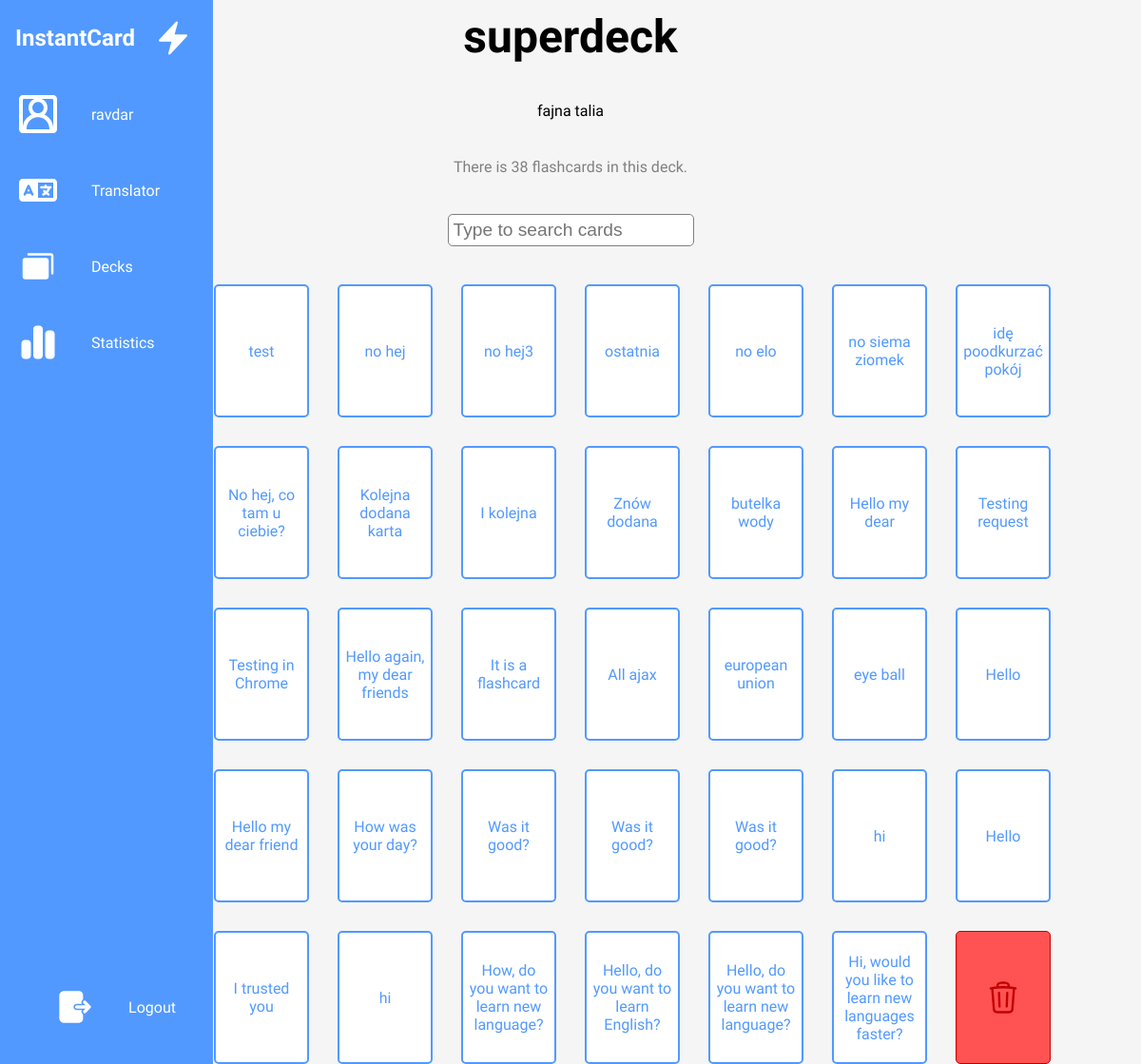
/deck_details/?deck_name=superdeck (signed in), run on the app's committed database.
### mainapp/models.py (models this page shows, shortened)
class Deck(models.Model):
    name = models.CharField(max_length=140)
    user = models.ForeignKey(User,related_name="decks",on_delete=models.CASCADE)
    description = models.CharField(max_length=300, blank=True, null=True)

class Flashcard(models.Model):
    front = models.CharField(max_length=500)
    back = models.CharField(max_length=500)
    user = models.ForeignKey(User, on_delete=models.CASCADE, related_name="flashcards")
    deck = models.ForeignKey(Deck, related_name="flashcards",on_delete=models.CASCADE)
    from_language = models.ForeignKey(Language, related_name="flashcard_from_language", on_delete=models.PROTECT, blank=True, null=True, default=None)
    to_language = models.ForeignKey(Language, related_name="flashcard_to_language", on_delete=models.PROTECT, blank=True, null=True, default=None)
    winning_streak = models.IntegerField(default=0)
    easiness_factor = models.FloatField(default=2.5)
    interval = models.IntegerField(default=0)
    next_review = models.DateField(default=timezone.now().date())
    last_review = models.DateField(blank=True, null=True, default=None)
    number_of_reviews = models.IntegerField(default=0)
    number_of_agains = models.IntegerField(default=0)
    number_of_hard = models.IntegerField(default=0)
    number_of_good = models.IntegerField(default=0)
    number_of_easy = models.IntegerField(default=0)
    total_time = models.FloatField(default=0) # In seconds

### mainapp/views.py (the view, shortened to what this page needs)
# urls.py: urlpatterns = [path("", views.landing_page, name="landing_page"),path("translator/", views.translator, name="translator"), path("review/", views.review, name="review"), path("users/<str:user_username>
@login_required
def deck_details(request):
    user = request.user
    if request.method == "POST":
        deck_id = request.POST.get("deck_id")
        deck = get_object_or_404(Deck, pk=deck_id)
        deck.delete()
        url = reverse("mainapp:user_profile", kwargs={"user_username": request.user.username})
        return redirect(url)
    else:
        deck_name = request.GET.get("deck_name")
    deck = get_object_or_404(Deck,user=user,name=deck_name)
    return render(request, "mainapp/deck_details.html", {"deck":deck})

### mainapp/templates/mainapp/deck_details.html (shortened to what this page needs)
{% extends "mainapp/user_profile.html" %}
{% load static %}
{% block content %}
<main class="decks-main center">
    <h1 id="deck-name">{{deck.name}}</h1>
    {% if deck.description %}
    <p>{{deck.description}}</p>{% endif %}
    <p class="subtext">There is {{deck.flashcards.all.count}} flashcards in this deck.</p>
    <form id="card-searchbar">
        <input type="text" id="cards-searchbar" placeholder="Type to search cards">
    </form>
    <div class="cards-container">
        <a href="{% url 'mainapp:translator' %}?requested_from=deck_details&deck_name={{ deck.name }}"><button
                id="add-card-button" class="card center">+</button></a>
        {% for card in deck.flashcards.all %}
        <a href="{% url 'mainapp:edit_flashcard' %}?card_id={{ card.id }}" class="card center">{{card.front}}</a>
        {% endfor %}
        <div class="tooltip"> <button class="delete-button card center" type="button"> </button>
        </div>
    </div>
</main>
{% endblock content %}

### mainapp/templates/mainapp/user_profile.html (shortened to what this page needs)
{% load static %}
<!DOCTYPE html>
<html lang="en">
<head>
    <link rel="stylesheet" href="{% static 'styles.css' %}">
</head>
<body>
    <nav class="navbar">
        <ul>
            <li class="logo">
                <a href="#" class="nav-link1">
                    <h2 class="link-text logo-text">InstantCard</h2>
                    <svg xmlns="http://www.w3.org/2000/svg" width="42px"
                    height="42px" fill="currentColor" viewBox="0 0 24 24" stroke-width="1.5" stroke="currentColor" class="w-6 h-6">
      <path stroke-linecap="round" stroke-linejoin="round" d="m3.75 13.5 10.5-11.25L12 10.5h8.25L9.75 21.75 12 13.5H3.75Z" />
    </svg>
                </a>
            </li>
            <li class="nav-item">
                <a href="{% url 'mainapp:user_profile' user.username %}" class="nav-link">
                    <span class="link-text">{{user.username}}</span>
                </a>
            </li>
            <li class="nav-item">
                <a href="{% url 'mainapp:translator' %}" class="nav-link">
                    <span class="link-text">Translator</span>
                </a>
            </li>
            <li class="nav-item">
                <a href="{% url 'mainapp:decks' %}" class="nav-link">
                    <span class="link-text">Decks</span>
                </a>
            </li>
            <li class="nav-item">
                <a href="{% url 'mainapp:hello_visitor' %}" class="nav-link">
                    <span class="link-text">Statistics</span>
                </a>
            </li>
            <li class="nav-item center" id="themeButton">
                <a href="{% url 'users:logout' %}" class="nav-link1">
                    <span class="link-text">Logout</span>
                </a>
            </li>
        </ul>
    </nav>
    {% block content %}{% endblock content %}
</body>
</html>

### mainapp/static/styles.css (style rules this page uses)
:root { --MAIN-BLUE: #5299ff; --LIGHT-BLUE: #8fbeff; --MAIN-RED: #ff5252; --SECOND-RED: #c30000; --MAIN-GREEN: #3ad949; --LIGHTER-BLACK: #575757; --DECK-BLUE: #A3F6FE; --DECK-BLUE-2: #A3CAFE; --DECK-RED: #FEA3A3; --DECK-YELLOW: #FEE5A3; --DECK-YELLOW-2: #FEFBA3; --DECK-GREEN: #1a9f17; --DECK-GREEN-2: #A3FEA3; --DECK-ORANGE: #FEC7A3; --DECK-PURPLE: #BAA3FE; --DECK-PINK: #D7A3FE; --DECK-PINK-2: #FDA3FE; --DECK-AQUA: #A3FEDD; --MAIN-FONT: Gabarito; --PAGE-WIDTH: 1400px; }
* { margin: 0; padding: 0; box-sizing: border-box; }
html { scroll-behavior: smooth; }
body { background-color: whitesmoke; justify-content: space-between; flex-direction: column; min-height: 100vh; display: flex; align-items: center; font-family: var(--MAIN-FONT); }
main { flex-direction: column; }
.center { display: flex; justify-content: center; align-items: center; text-align: center; }
.subtext { color: grey; }
a { text-decoration: none; color: black; transition: all 0.1s ease; }
button { background-color: transparent; border: none; cursor: pointer; font-family: var(--MAIN-FONT); }
h1 { font-family: var(--MAIN-FONT); font-size: 3rem; }
main { flex-direction: column; min-width: 100%; }
.navbar { width: 100vw; height: 5rem; position: fixed; bottom: 0; left: 0; background-color: var(--MAIN-BLUE); z-index: 3; transition: all 300ms linear; }
.navbar ul { list-style: none; display: flex; flex-direction: row; align-items: center; height: 100%; }
.navbar ul li { width: 100%; transition: width 200ms ease-in-out; }
.logo { display: none; }
.navbar a { display: flex; align-items: center; height: 5rem; background-color: var(--MAIN-BLUE); color: white; }
.link-text { display: none; color: white; margin-left: 1rem; }
.nav-link svg, .nav-link1 svg { margin: 0 15px; width: 40px; min-width: 40px; }
.decks-main { gap: 20px; margin-top: 10px; }
.decks-main form { min-width: 300px; }
#decks-searchbar, #cards-searchbar { border-radius: 5px; font-size: 1.2em; padding: 5px; border: 1px solid gray; }
.cards-container { display: grid; gap: 30px; grid-template-columns: repeat(3, 1fr); }
#add-card-button { background-color: var(--LIGHT-BLUE); color: white; font-size: 75px; }
.cards-container button { width: 100px; height: 140px; padding: 30px; }
.card { width: 100px; height: 140px; background-color: white; border: 2px solid var(--MAIN-BLUE); color: var(--MAIN-BLUE); border-radius: 5px; padding: 5px; }
.delete-button, .delete-button-text { border-radius: 5px; padding: 3px; background-color: var(--MAIN-RED); color: var(--SECOND-RED); border: 1px solid var(--SECOND-RED); }
.delete-button { width: 35px; height: 35px; }
form { display: flex; flex-direction: column; align-items: center; }
.tooltip { position: relative; display: inline-block; }
@media screen and (min-width:1000px) { .nav-link svg, .nav-link1 svg { margin: 0 20px; } }
@media screen and (min-width:1000px) { .decks-main { gap: 40px; } }
@media screen and (min-width:1000px) { .navbar { width: 5rem; min-height: 100%; bottom: none; flex-direction: column; } }
@media screen and (min-width:1000px) { .navbar ul { flex-direction: column; } }
@media screen and (min-width:1000px) { .navbar ul li { justify-content: flex-start; } }
@media screen and (min-width:1000px) { .logo { display: block; } }
@media screen and (min-width:1000px) { .navbar ul li:last-child { margin-top: auto; justify-content: center; margin-bottom: 20px; } }
@media screen and (min-width:1000px) { .cards-container { grid-template-columns: repeat(8, 1fr); } }

### data on the page
Deck: name "superdeck", description "fajna talia", flashcards.all.count "38"
Flashcard: front "test"
Flashcard: front "no hej"
Flashcard: front "no hej3"
Flashcard: front "ostatnia"
Flashcard: front "no elo"
Flashcard: front "no siema ziomek"
Flashcard: front "idę poodkurzać pokój"
Flashcard: front "No hej, co tam u ciebie?"
Flashcard: front "Kolejna dodana karta"
Flashcard: front "I kolejna"
Flashcard: front "Znów dodana"
Flashcard: front "butelka wody"
Flashcard: front "Hello my dear"
Flashcard: front "Testing request"
Flashcard: front "Testing in Chrome"
Flashcard: front "Hello again, my dear friends"
Flashcard: front "It is a flashcard"
Flashcard: front "All ajax"
Flashcard: front "european union"
Flashcard: front "eye ball"
Flashcard: front "Hello"
Flashcard: front "Hello my dear friend"
Flashcard: front "How was your day?"
Flashcard: front "Was it good?"
Flashcard: front "Was it good?"
Flashcard: front "Was it good?"
Flashcard: front "hi"
Flashcard: front "Hello"
Flashcard: front "I trusted you"
Flashcard: front "hi"
Flashcard: front "How, do you want to learn new language?"
Flashcard: front "Hello, do you want to learn English?"
Flashcard: front "Hello, do you want to learn new language?"
Flashcard: front "Hi, would you like to learn new languages faster?"

### other printed values
{{ user.username }} "ravdar"
